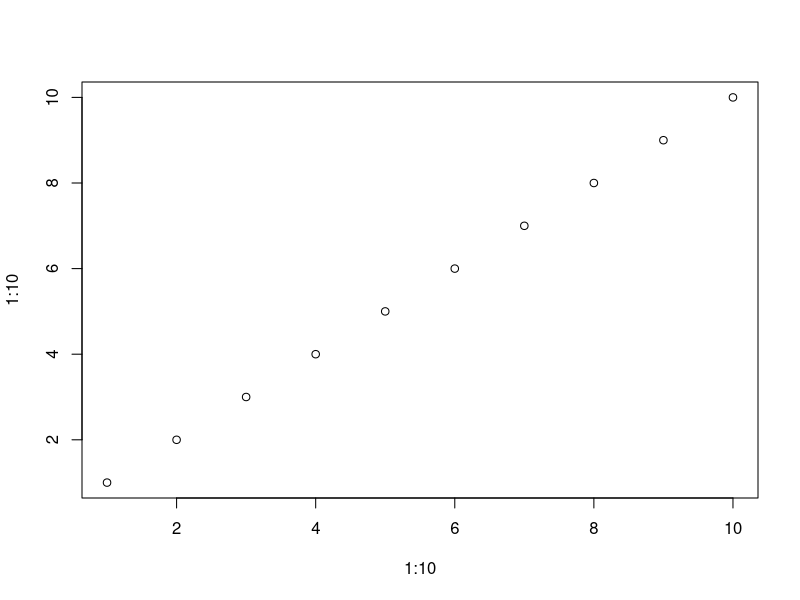
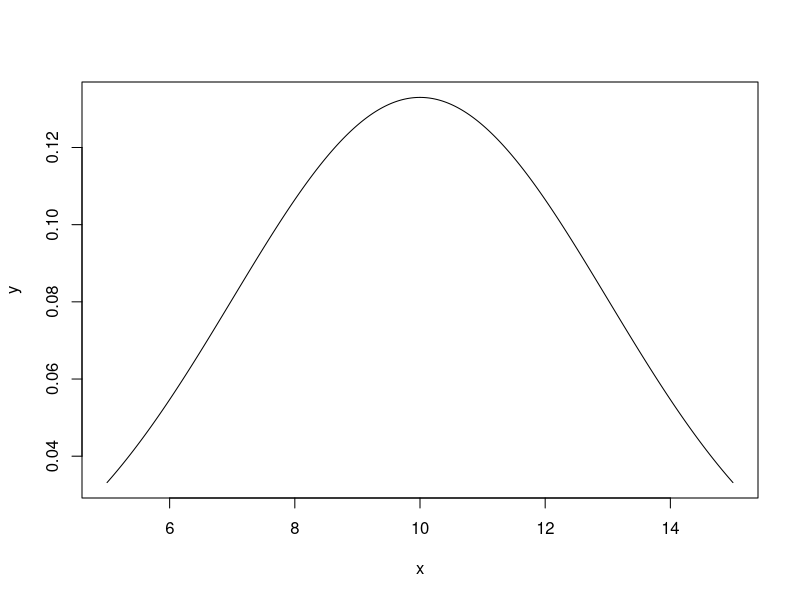

Write the R code that produced these figures, in order.
## ---- chunk 1
knitr::opts_chunk$set(echo = TRUE)
## ---- chunk 2
12 + 23 # soma de dois números
## ---- chunk 3
exemplo <- "Meus dados"
rm(exemplo)
## ---- chunk 4
plot(1:10, 1:10) # janela plots
## ---- chunk 5
x <- seq(5, 15, length = 1000)
y <- dnorm(x, mean = 10, sd = 3)
plot(x, y, type = "l", lwd = 1)
## ---- chunk 6
a <- 1
soma <- 45 * 765
## ---- chunk 7
x <- function(a) {
  a + 5
}
x(a)
## ---- chunk 8
a # O número entre parênteses indica a posição dos elementos no objeto
## ---- chunk 9
a
## ---- chunk 10
i <- 1234
ii <- c(1234, 73455)
letras <- c("este", 'e', 'um', 'vetor', 'de', 'caracteres') 
amigos <-c("nelson", "guilherme", "andre")
idade <- c(27, 38, 26)
## ---- chunk 11
matrix((((sqrt(1234*2)^2)/3*18/3-23)^2) * (((sqrt(1234*2)^2)/3*18/3-23)/12),4,5)
## ---- chunk 12
mat <- matrix((((sqrt(1234*2)^2)/3*18/3-23)^2) * (((sqrt(1234*2)^2)/3*18/3-23)/12),4,5)
## ---- chunk 13
b <- 15
## ---- chunk 14
soma.idade <- 27 + 38 + 26
soma.idade
## ---- chunk 15
media <- soma.idade / 3
media
## ---- chunk 16
mean(idade)
## ---- chunk 17
v1 <- 7
v1
## ---- chunk 18
class(v1)
## ---- chunk 19
v2 <- c(9.5, 7.1, 8, 2, 3.3, 5.4, 10.5)
v2
class(v2)
str(v2)
## ---- chunk 20
v30 <- c(1, 2, 3, 4)
v31 <- 1
v30 + v31 # quando os vetores têm tamanhos diferentes o vetor menor é repetido até o tamanho do vetor maior
## ---- chunk 21
v3.1 <- c(1,2,3,4,5,6,7,8,9,10,11,12,13,14,15)
## ---- chunk 22
v3 <- 1:15
v3
v3.1 <-
c(1, 2, 3, 4, 5, 6, 7, 8, 9, 10, 11, 12, 13, 14, 15) # igual ao comando anterior
class(v3.1)
## ---- chunk 23
amigos <- c("nelson", "rafa", "Andre", "ab")
class(amigos)
str(amigos)
## ---- chunk 24
c <- c('a', "ab", 'abc', "abcd")
## ---- chunk 25
c0.gen <- "Ocotea"
c0.spp <- "odorifera"
## ---- chunk 26
paste(c0.gen, c0.spp)
paste(c0.gen, c0.spp, sep = "_") 
## ---- chunk 27
c1 <- c("a", "b", 'c', "d", 'e')
class(c1)
str(c1)
length(c1)
## ---- chunk 28
c2 <- c("baixo", "medio", "alto", "extremamente alto")
c2
class(c2)
length(c2) # tamanho de c2
## ---- chunk 29
c3 <- as.factor(c2) # Usamos a função "as.factor" para transformar vetores categóriocas em fatores, ou melhor, categorias
c3   # fatores sao categorias
class(c3)
## ---- chunk 30
c4 <- rep(1:20, each = 3) # Use a função "rep" para criar repetições
c4
## ---- chunk 31
c5 <- as.factor(c4)
c5
str(c5) # note que agora, por exemplo, 1 nao e um numero e sim uma categoria
class(c5) 
## ---- chunk 32
num<- c(1,5,10) # vetor numérico
num
## ---- chunk 33
log <- num > 1 # vetor lógico
log

## ---- chunk 34
num[log] # um vetor logico (T e F) indicam a POSICAO para selecionarmos elementos em um vetor. Somente os elementos _TRUE_ serão retornados
## ---- chunk 35
quais <- num > 1
quais
class(quais)
res <- num[quais]
res
class(res)
## ---- chunk 36
c7 <- c('a', 'b', 'c', 'd', 'e', 'f', 'g', 'h')
c8 <- c('a', 'f')
## ---- chunk 37
quais <- c8 == c7 # quais elementos são comuns dos dois vetores?
class(quais)
iguais <- c7[quais] # entendeu a logica? 
## ---- chunk 38
quais2 <- c8 != c7 # quais elementos são comuns dos dois vetores?
class(quais2)
iguais <- c7[quais2] # entendeu a lógica? 
## ---- chunk 39
ce <- NA # NA = not available; ausência de dados
ce
ce <- c(1, 2, NA, 3) # Note que os elementos do vetor "ce" foram substituidos
ce
is.na(ce) # verifique se há NA em um objeto
is.na(ce) <- 2 # substitua NA por 2
## ---- chunk 40
v7 <- c(5, 6, 7)
v7
class(v7)
## ---- chunk 41
v8 <- c(1, 2, 3, "a")
v8
class(v8) # Note que todos elementos foram transformados em caracteres
## ---- chunk 42
v9 <- c(1, 2, NA, 4, NA, 6)
v10 <- c("a", "b", NA, "d")
v9
class(v9)
v10
class(v10)
## ---- chunk 43
letras <- rep(letters, 4)
letras
letras[13] # 13 elemento do vetor
letras[2]
## ---- chunk 44
v3.1 <- c(1, 2, 4, 6, 8, 10, 12, 14, 16, 18, 20, 22, 24, 26, 28)

v3.1[5] # quinto elemento do vetor
v3.1[10] # décimo elemento do vetor
v3.1[c(2:5)] # elementos na segunda a quinta posicao
v3.1[c(1, 12)] # selecionar apenas o primeiro e terceiro elemento
## ---- chunk 45
v3.1[-1] # todos menos o primeiro elemento
v3.1[-c(1:10)] # todos menos os dez primeiros elementos
v3.1[-c(1, 3)] # todos menos os tres primeiros elementos 
## ---- chunk 46
v3.1
v3.1[9]
v3.1[9] <-100 # substituir o elemento na posição 9 por 100
v3.1[9]

letras[1] <- "primeiro"
## ---- chunk 47
v4 <- rep(1:15, times = 3)
v4
## ---- chunk 48
v4 == 1 # Elementos iguais a "TRUE" são selecionados e aqueles iguais a "FALSE" são descartados
v4[v4 == 1] # Quais valores de v4 são iguais a 1
## ---- chunk 49

v4[v4 >= 3] # valores maiores ou iguais a 3
v4[v4 > 3] # valores maiores que 3
v4[v4 != 1] # valores diferentes de 1
v4[v4 > 3 & v4 < 7] # valores maiores que 3 e menores que 7
## ---- chunk 50
v4.1 <- v4 # criamos um vetor igual a v4
v4.1 >= 10
v4.1
v4.1[v4.1 >= 10] <- 999 # substituir elementos maiores do que 10 por 999
v4.1
v4.1[] <-v4.1 ^ 2 # substituir cada elemento pelo seu valor elevado ao quadrado
v4.1
## ---- chunk 51
v4 <- rep (1:15, times = 3)
v4

v5 <- rep (1:15, each=3) #  Compare esse vetor com  "V4". Notou a diferenca?
v5

# A funcao "seq" e ":" produzem os mesmos resultados
v6 <- seq(from =1,to= 15)
v6

v7 <- 1:15
v7
